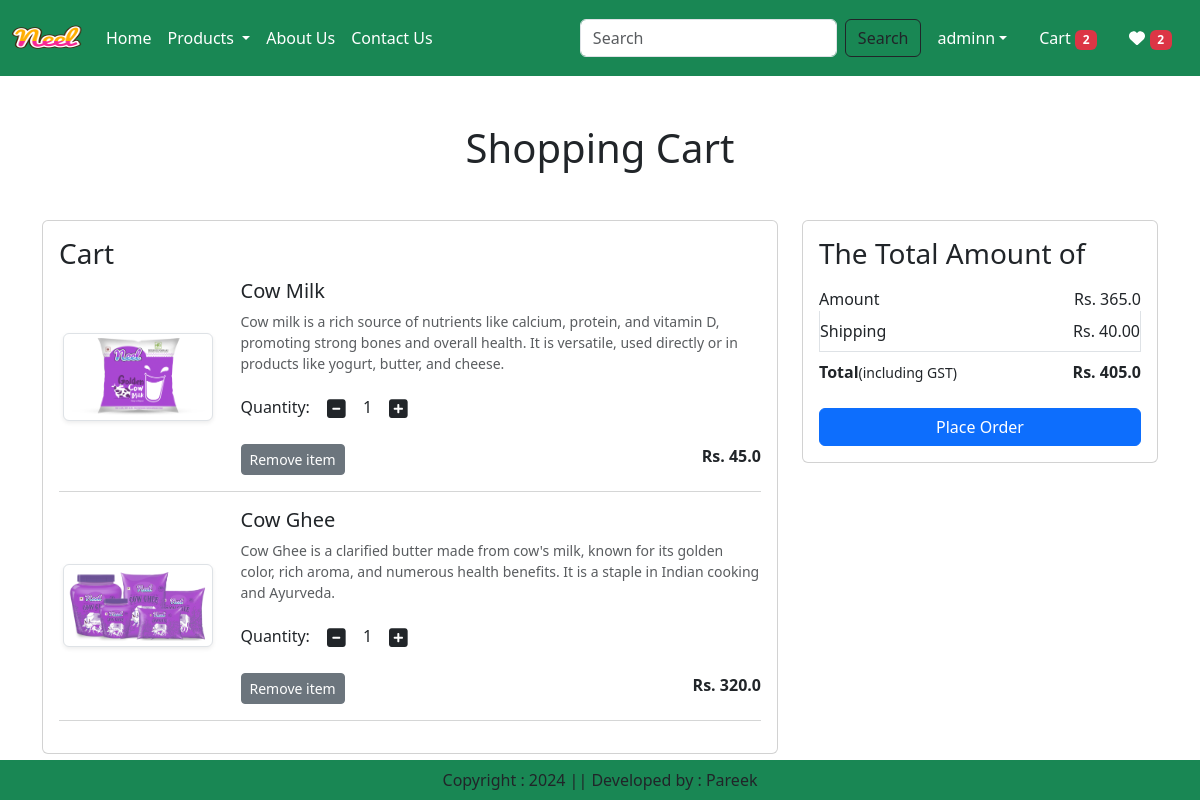
The page /cart/ (signed in) on the database its author committed.
### app/models.py (models this page shows, shortened)
class Cart(models.Model):
    user = models.ForeignKey(User,on_delete=models.CASCADE)
    product = models.ForeignKey(Product,on_delete=models.CASCADE)
    quantity = models.PositiveIntegerField(default=1)

class Product(models.Model):
    title = models.CharField(max_length=100)
    selling_price = models.FloatField()
    discounted_price = models.FloatField()
    description = models.TextField()
    composition = models.TextField(default='')
    prodapp = models.TextField(default='')
    category = models.CharField(choices=CATEGORY_CHOICES, max_length=2)
    product_image = models.ImageField(upload_to='product')

### app/views.py (the view)
# urls.py: path('cart/', views.show_cart, name='showcart'),
@login_required
def show_cart(request):
    user = request.user
    cart = Cart.objects.filter(user=user)
    amount = 0
    for p in cart:
        value = p.quantity * p.product.discounted_price
        amount = amount + value
    totalamount = amount + 40
    totalitem = 0
    wishitem = 0
    if request.user.is_authenticated:
        totalitem = len(Cart.objects.filter(user=request.user))
        wishitem = len(Wishlist.objects.filter(user=request.user))
    return render(request, 'app/addtocart.html',locals())

### app/templates/app/addtocart.html (shortened to what this page needs)
{% extends 'app/base.html' %}
{% load static %}
{% block main-content %}
<div class="container my-5">
<div class="row">
    {% if cart %}
    <h1 class="text-center mb-5">Shopping Cart</h1>
    <div class="col-sm-8">
    <div class="card">
    <div class="card-body">
        <h3>Cart</h3>
        {% for item in cart %}
        <div class="row">
            <div class="col-sm-3 text-center align-self-center"><img src="{{item.product.product_image.url}}" alt="" srcset="" class="img-fluid
                img-thumbnail shadow-sm" height="150" width="150"> </div>
                <div class="col-sm-9">
                  <div>
                    <h5>{{item.product.title}}</h5>
                    <p class="mb-2 text-muted small">{{item.product.description}}</p>
                    <div class="my-3">
                      <label for="quantity">Quantity:</label>
                      <a class="minus-cart btn" pid={{item.product.id}}><i class="fas fa-minus-square fa-lg"></i></a>
                         <span id="quantity">{{item.quantity}}</span>
                      <a class="plus-cart btn" pid={{item.product.id}}><i class="fas fa-plus-square fa-lg"></i></a>
                    </div>
                    <div class="d-flex justify-content-between">
                      <a href="#" class="remove-cart btn btn-sm btn-secondary mr-3" pid={{item.product.id}}>Remove item </a>
                      <p class="mb-0"><span><strong>Rs. {{item.product.discounted_price}}</strong></span></p>
                    </div>
                </div>
            </div>
        </div>
        <hr class="text-muted">
        {% endfor %}
        </div>
    </div>
</div>
<div class="col-sm-4">
    <div class="card">
        <div class="card-body">
            <h3>The Total Amount of</h3>
            <ul class="list-group">
                <li class="list-group-item d-flex justify-content-between align-items-center border-0 px-0 pb-0" >Amount<span id="amount">Rs. {{amount}}</span></li>
                <li class="list-group-item d-flex justify-content-between align-items-center px-0">Shipping<span>Rs. 40.00</span></li>
                <li class="list-group-item d-flex justify-content-between align-items-center border-0 px-0 mb-3">
                <div>
                     <strong>Total</strong><small>(including GST)</small>
                  </div>
                  <span id="totalamount"><strong>Rs. {{totalamount}}</strong></span>
                </li>
            </ul>
            <div class="d-grid"><a href="{% url 'checkout' %}" class="btn btn-primary">Place Order</a></div>
        </div>
    </div>
</div>
{% else %}
    <h1 class="text-center mb-5">Cart is Empty</h1>
{% endif %}
</div>
</div>
{% endblock main-content %}

### app/templates/app/base.html (shortened to what this page needs)
<!DOCTYPE html>
{% load static %}
<html lang="en">
<head>
    <link href="https://cdn.jsdelivr.net/npm/bootstrap@5.3.3/dist/css/bootstrap.min.css" rel="stylesheet"
>
    <link rel="stylesheet" href="{% static 'app/css/owl.carousel.min.css' %}" />
    <link rel="stylesheet" href="{% static 'app/css/all.min.css' %}" />
    <link rel="stylesheet" href="{% static 'app/css/style.css' %}" />
</head>
<body>
    <nav class="navbar navbar-expand-lg navbar-dark bg-success">
        <div class="container-fluid">
          <a class="navbar-brand" href="#">
            <img src="{% static "app/images/neel.png" %}" width="70" height="50" />
          </a>
          <div class="collapse navbar-collapse" id="navbarSupportedContent">
            <ul class="navbar-nav me-auto mb-2 mb-lg-0">
              {% if request.user.is_authenticated %}
              <li class="nav-item">
                <a class="nav-link active" aria-current="page" href="/">Home</a>
              </li>
              <li class="nav-item dropdown">
                <a class="nav-link dropdown-toggle text-white" href="#" role="button" data-bs-toggle="dropdown" aria-expanded="false">
                  Products
                </a>
              </li>
              <li class="nav-item">
                <a class="nav-link text-white" href="{% url 'about' %}">About Us</a>
              </li>
              <li class="nav-item">
                <a class="nav-link text-white" href="{% url 'contact' %}">Contact Us</a>
              </li>
            </ul>
            <form class="d-flex" role="search" action="/search">
              <input class="form-control me-2" type="search" placeholder="Search" name="search" aria-label="Search">
              <button class="btn btn-outline-dark" type="submit">Search</button>
            </form>
          </div>
             <ul class="navbar-nav me-auto mb-2 mb-lg-0">
                 <li class="nav-item dropdown mx-2">
                          <a class="nav-link dropdown-toggle text-white" href="#"
                          id="profileDropdown" role="button" data-bs-toggle="dropdown"
                          aria-expanded="false">{{user}}</a>
                        </li>
                      <li class="nav-item mx-2">
                        <a href="{% url 'showcart' %}" class="nav-link text-white"> Cart <span class="badge bg-danger">{% if totalitem > 0 %} {{totalitem}} {% endif %}</span></a>
                      </li>
                     <li class="nav-item mx-2">
                      <a href="{% url 'showwishlist' %}" class="nav-link text-white"> <i class="fa fa-heart"></i> <span class="badge bg-danger">{% if wishitem > 0 %} {{wishitem}} {% endif %}</span></a>
                    </li>
               {% endif %}
           </ul>
         </div>
       </nav>
     {% block main-content %}{% endblock main-content %}
     <footer class="container-fluid fixed-bottom bg-success text-center p-2 mt-5">
        Copyright : 2024 || Developed by : Pareek
     </footer>
</body>
</html>

### rows shown on the page
Cart: product.product_image (picture), product "Cow Milk", product.description "Cow milk is a rich source of nutrients like calcium, protein, and vitamin D, promoting strong bones and overall health. It is versatile, used directly or in products like yogurt, butter, and cheese.", quantity "1", product.discounted_price "45.0"
Cart: product.product_image (picture), product "Cow Ghee", product.description "Cow Ghee is a clarified butter made from cow's milk, known for its golden color, rich aroma, and numerous health benefits. It is a staple in Indian cooking and Ayurveda.", quantity "1", product.discounted_price "320.0"

### other values the page prints
{{ user }} "adminn"
{{ totalitem }} "2"
{{ wishitem }} "2"
{{ amount }} "365.0"
{{ totalamount }} "405.0"
